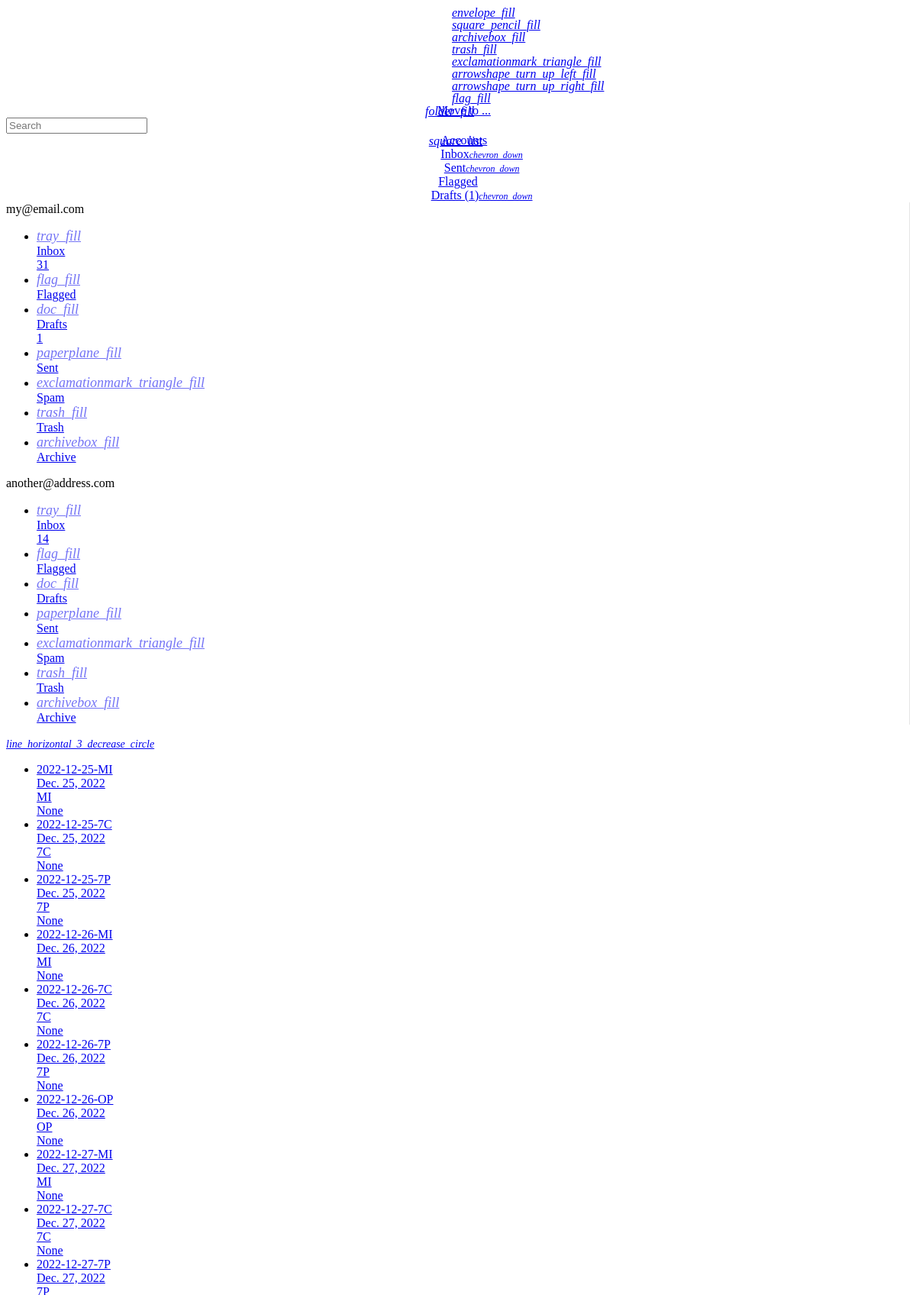
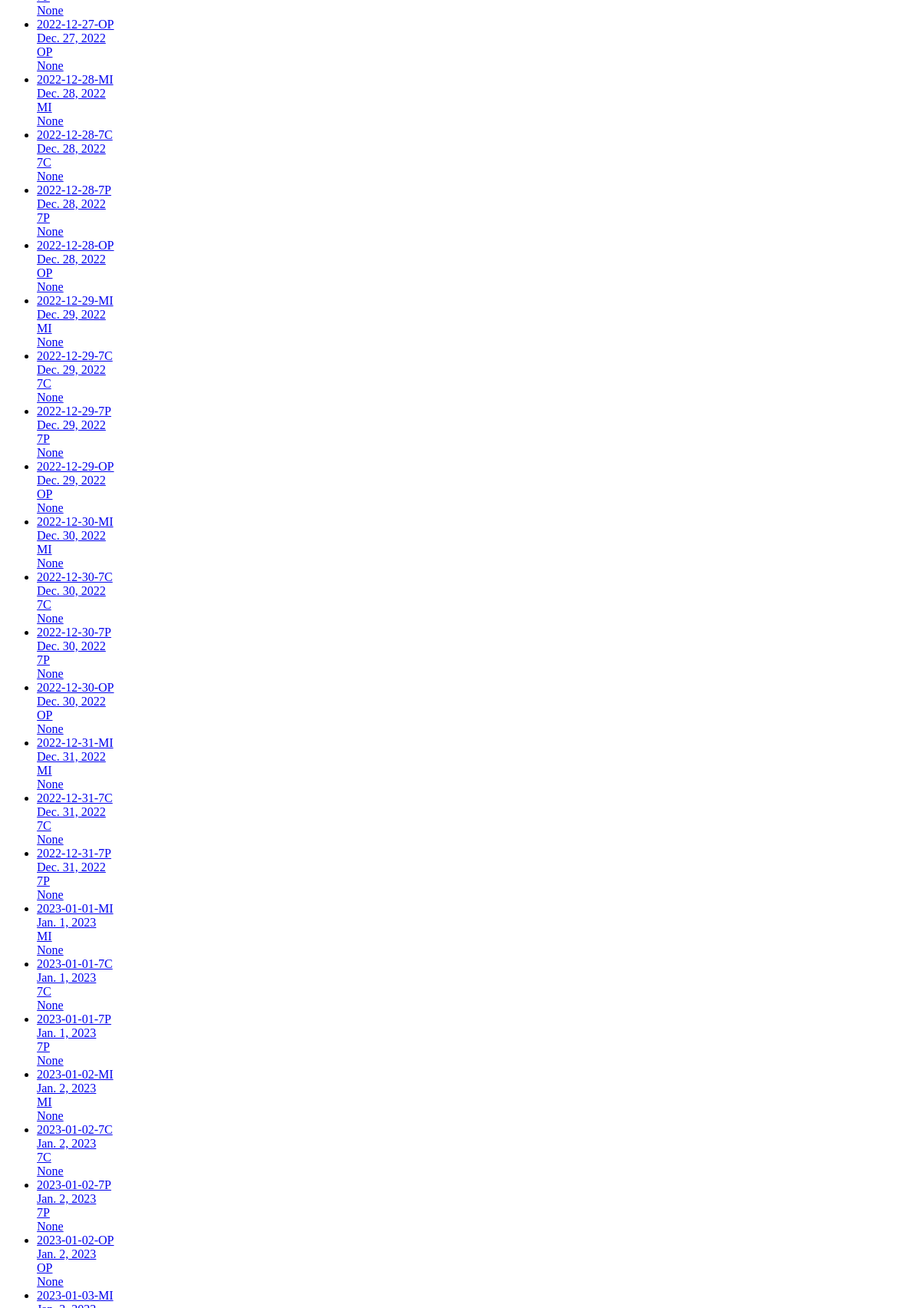
Page /mail/ (upper part) on the committed database (2 pictures, top to bottom).
### sch/models.py (models this page shows, shortened)
class Slot(models.Model):
    slug = models.CharField(max_length=100, null=True)
    workday = models.ForeignKey("Workday", on_delete=models.CASCADE, null=True, related_name='slots')
    shift = models.ForeignKey("Shift", on_delete=models.CASCADE, null=True, related_name='slots')
    employee = models.ForeignKey("Employee", on_delete=models.CASCADE, null=True, related_name='slots')
    week = models.ForeignKey("Week", on_delete=models.CASCADE, null=True, related_name='slots')
    period = models.ForeignKey("Period", on_delete=models.CASCADE, null=True, related_name='slots')
    schedule = models.ForeignKey("Schedule", on_delete=models.CASCADE, null=True, related_name='slots')
    empl_sentiment = models.SmallIntegerField(null=True, default=None)
    is_turnaround = models.BooleanField(default=False)
    is_terminal = models.BooleanField(default=False)
    is_unfavorable = models.BooleanField(default=False)
    streak = models.SmallIntegerField(null=True, default=None)
    template_employee = models.ForeignKey("Employee", on_delete=models.CASCADE, null=True,
                                          related_name="slot_templates")
    fill_candidates = models.ManyToManyField('Employee', through=FillCandidate, related_name='fill_candidates')
    last_update = models.DateTimeField(auto_now=True)
    html_template = 'sch2/schedule/sch-detail.html'
    class Flags:
        IGNORE_MISTEMPLATE_FLAG = "IGNORE_MISTEMPLATE_FLAG"
    class Meta:
        ordering = [
            'workday__date',
            'shift__start',
            'shift__name'
        ]
        constraints = [
            models.UniqueConstraint(fields=["workday", "shift", "schedule"], name='Shift Duplicates on day'),
            models.UniqueConstraint(fields=["workday", "employee", "schedule"], name='Employee Duplicates on day'),
        ]
    class Actions:
        def conflicting_slots(self, instance):
            if instance.shift.phase < 2:
                if instance.workday.sd_id != 0:
                    return instance.workday.prevWD().slots.filter(shift__phase__gt=instance.shift.phase)
            elif instance.shift.phase >= 2:
                if instance.workday.sd_id != 41:
                    return instance.workday.nextWD().slots.filter(shift__phase__lt=instance.shift.phase)
            return Slot.objects.none()
    actions = Actions()
    def template(self):
        return ShiftTemplate.objects.filter(sd_id=self.workday.sd_id, shift=self.shift)
    def __str__(self):
        return str(self.workday.date.strftime('%Y-%m-%d')) + '-' + str(self.shift)
    tags = TaggableManager()
    objects = SlotManager.as_manager()
    turnarounds = TurnaroundManager.as_manager()

class Workday(models.Model):
    date = models.DateField()
    week = models.ForeignKey("Week", on_delete=models.CASCADE, null=True, related_name='workdays')
    period = models.ForeignKey("Period", on_delete=models.CASCADE, null=True, related_name='workdays')
    schedule = models.ForeignKey("Schedule", on_delete=models.CASCADE, null=True, related_name='workdays')
    pto_requests = models.ManyToManyField("PtoRequest", blank=True, related_name='workdays')
    slug = models.CharField(max_length=30, null=True, blank=True)
    iweekday = models.IntegerField(default=-1)
    iweek = models.IntegerField(default=-1)
    iperiod = models.IntegerField(default=-1)
    ischedule = models.IntegerField(default=-1)
    ppd_id = models.IntegerField(default=-1)
    sd_id = models.IntegerField(default=-1)
    percent = models.IntegerField(default=0)
    class Actions:
        @staticmethod
        def solve(instance):
            empties = instance.slots.filter(employee=None)  # type: SlotManager
            for slot in empties:
                slot  # type: Slot
                slot.fillWithBestChoice()
    actions = Actions()
    objects = WorkdayManager.as_manager()

class Shift(models.Model):
    name = models.CharField(max_length=20)
    slug = models.CharField(max_length=100, primary_key=True)
    department = models.ForeignKey(Department, on_delete=models.CASCADE, null=True, related_name='shifts')
    start = models.TimeField(default=dt.time(7))
    duration = models.DurationField(default=dt.timedelta(hours=10, minutes=30))
    hours = models.FloatField(default=10)
    group = models.CharField(max_length=10,
                             choices=(('AM', 'Morning'), ('MD', 'Midday'), ('PM', 'Evening'), ('XN', 'Overnight')),
                             null=True)
    phase = models.SmallIntegerField(default=-1, choices=((1, 'AM'), (2, 'MD'), (3, 'PM'), (4, "EV"), (5, "XN")))
    occur_days = MultiSelectField(choices=DAY_CHOICES, max_choices=7, max_length=14, default=[0, 1, 2, 3, 4, 5, 6])
    is_iv = models.BooleanField(default=False)
    image_url = models.CharField(max_length=300, default='/static/img/CuteRobot-01.png')
    coverage_for = models.ManyToManyField('Shift', blank=True, related_name='covers', symmetrical=False)
    class Meta:
        ordering = ['start', 'name']
        unique_together = ('name', 'department')
    def __str__(self):
        return self.name
    objects = ShiftManager.as_manager()

### techn_i_cal/urls.py (the view)
# urls.py: path('mail/',       mail,                     name='mail'),
@public
def mail (request):
    return render(request, 'mail.html', {'slots': Slot.objects.all()})

### templates/static/mail.html (shortened to what this page needs)
<!DOCTYPE html>
<html lang="en">
<head>
  <link rel="stylesheet" href="https://unpkg.com/framework7-icons">
  <link rel="stylesheet" href="https://unpkg.com/framework7/framework7-bundle.min.css">
</head>
<body>
  <div id="app">
    <div class="appbar">
      <div class="appbar-inner">
        <div class="left">
          <a href="#" class="button button-small button-outline">
            <i class="icon f7-icons">envelope_fill</i>
          </a>
          <a href="#" class="button button-small button-outline margin-left-half">
            <i class="icon f7-icons">square_pencil_fill</i>
          </a>
        </div>
        <div class="center margin-horizontal-half">
          <a href="#" class="button button-small button-outline">
            <i class="icon f7-icons">archivebox_fill</i>
          </a>
          <div class="segmented margin-left-half">
            <a href="#" class="button button-small button-outline">
              <i class="icon f7-icons">trash_fill</i>
            </a>
            <a href="#" class="button button-small button-outline">
              <i class="icon f7-icons">exclamationmark_triangle_fill</i>
            </a>
          </div>
          <div class="segmented margin-left-half">
            <a href="#" class="button button-small button-outline">
              <i class="icon f7-icons">arrowshape_turn_up_left_fill</i>
            </a>
            <a href="#" class="button button-small button-outline">
              <i class="icon f7-icons">arrowshape_turn_up_right_fill</i>
            </a>
          </div>
          <a href="#" class="button button-small button-outline margin-left-half">
            <i class="icon f7-icons">flag_fill</i>
          </a>
          <a href="#" class="button button-small button-outline margin-left-half">
            <i class="icon f7-icons">folder_fill</i>
            <span>Move to ...</span>
          </a>
        </div>
        <div class="right">
          <div class="searchbar searchbar-inline searchbar-init">
            <div class="searchbar-input-wrap">
              <input type="text" placeholder="Search">
            </div>
          </div>
        </div>
      </div>
    </div>
    <div class="appbar appbar-small">
      <div class="appbar-inner">
        <div class="left">
          <a href="#" class="button button-small panel-open" data-panel="left">
            <i class="icon f7-icons">square_list</i>
            <span>Accounts</span>
          </a>
          <a href="#" class="button button-small button-active color-gray margin-left-half">
            <span>Inbox</span>
            <i class="icon f7-icons icon-chevron">chevron_down</i>
          </a>
          <a href="#" class="button button-small margin-left-half">
            <span>Sent</span>
            <i class="icon f7-icons icon-chevron">chevron_down</i>
          </a>
          <a href="#" class="button button-small margin-left-half">
            <span>Flagged</span>
          </a>
          <a href="#" class="button button-small margin-left-half">
            <span>Drafts (1)</span>
            <i class="icon f7-icons icon-chevron">chevron_down</i>
          </a>
        </div>
      </div>
    </div>
    <div class="panel panel-left panel-reveal panel-init" data-visible-breakpoint="768">
      <div class="page page-accounts">
        <div class="page-content">
          <div class="block-title">my@email.com</div>
          <div class="list no-chevron">
            <ul>
              <li>
                <a href="#" class="item-content item-link">
                  <div class="item-media">
                    <i class="icon f7-icons">tray_fill</i>
                  </div>
                  <div class="item-inner">
                    <div class="item-title">Inbox</div>
                    <div class="item-after">
                      <div class="badge">31</div>
                    </div>
                  </div>
                </a>
              </li>
              <li>
                <a href="#" class="item-content item-link">
                  <div class="item-media">
                    <i class="icon f7-icons">flag_fill</i>
                  </div>
                  <div class="item-inner">
                    <div class="item-title">Flagged</div>
                  </div>
                </a>
              </li>
              <li>
                <a href="#" class="item-content item-link">
                  <div class="item-media">
                    <i class="icon f7-icons">doc_fill</i>
                  </div>
                  <div class="item-inner">
                    <div class="item-title">Drafts</div>
                    <div class="item-after">
                        <div class="badge">1</div>
                      </div>
                  </div>
                </a>
              </li>
              <li>
                <a href="#"  class="item-content item-link">
                  <div class="item-media">
                    <i class="icon f7-icons">paperplane_fill</i>
                  </div>
                  <div class="item-inner">
                    <div class="item-title">Sent</div>
                  </div>
                </a>
              </li>
              <li>
                <a href="#"  class="item-content item-link">
                  <div class="item-media">
                    <i class="icon f7-icons">exclamationmark_triangle_fill</i>
                  </div>
                  <div class="item-inner">
                    <div class="item-title">Spam</div>
                  </div>
                </a>
              </li>
              <li>
                <a href="#"  class="item-content item-link">
                  <div class="item-media">
                    <i class="icon f7-icons">trash_fill</i>
                  </div>
                  <div class="item-inner">
                    <div class="item-title">Trash</div>
                  </div>
                </a>
              </li>
              <li>
                <a href="#"  class="item-content item-link">
                  <div class="item-media">
                    <i class="icon f7-icons">archivebox_fill</i>
                  </div>
                  <div class="item-inner">
                    <div class="item-title">Archive</div>
                  </div>
                </a>
              </li>
            </ul>
          </div>
          <div class="block-title">another@address.com</div>
          <div class="list no-chevron">
            <ul>
              <li>
                <a href="#" class="item-content item-link">
                  <div class="item-media">
                    <i class="icon f7-icons">tray_fill</i>
                  </div>
                  <div class="item-inner">
                    <div class="item-title">Inbox</div>
                    <div class="item-after">
                      <div class="badge">14</div>
                    </div>
                  </div>
                </a>
              </li>
              <li>
                <a href="#" class="item-content item-link">
                  <div class="item-media">
                    <i class="icon f7-icons">flag_fill</i>
                  </div>
                  <div class="item-inner">
                    <div class="item-title">Flagged</div>
                  </div>
                </a>
              </li>
              <li>
                <a href="#" class="item-content item-link">
                  <div class="item-media">
                    <i class="icon f7-icons">doc_fill</i>
                  </div>
                  <div class="item-inner">
                    <div class="item-title">Drafts</div>
                  </div>
                </a>
              </li>
              <li>
                <a href="#"  class="item-content item-link">
                  <div class="item-media">
                    <i class="icon f7-icons">paperplane_fill</i>
                  </div>
                  <div class="item-inner">
                    <div class="item-title">Sent</div>
                  </div>
                </a>
              </li>
              <li>
                <a href="#"  class="item-content item-link">
                  <div class="item-media">
                    <i class="icon f7-icons">exclamationmark_triangle_fill</i>
                  </div>
                  <div class="item-inner">
                    <div class="item-title">Spam</div>
                  </div>
                </a>
              </li>
              <li>
                <a href="#"  class="item-content item-link">
                  <div class="item-media">
                    <i class="icon f7-icons">trash_fill</i>
                  </div>
                  <div class="item-inner">
                    <div class="item-title">Trash</div>
                  </div>
                </a>
              </li>
              <li>
                <a href="#"  class="item-content item-link">
                  <div class="item-media">
                    <i class="icon f7-icons">archivebox_fill</i>
                  </div>
                  <div class="item-inner">
                    <div class="item-title">Archive</div>
                  </div>
                </a>
              </li>
            </ul>
          </div>
        </div>
      </div>
    </div>
    <div class="view view-main view-init" data-master-detail-breakpoint="1" data-url="/">
      <div class="page page-email-list">
        <div class="toolbar toolbar-top">
          <div class="toolbar-inner">
            <div class="right">
              <a href="#" class="link icon-only color-gray">
                <i class="icon f7-icons" style="font-size: 14px">line_horizontal_3_decrease_circle</i>
              </a>
            </div>
          </div>
        </div>
        <div class="page-content">
          <div class="list media-list no-chevron">
            <ul>
                {% for slot in slots %}
                    {% include 'mail/list-elem.html' %}
                {% endfor %}
            </ul>
          </div>
        </div>
      </div>
    </div>
  </div>
</body>
</html>

### templates/static/mail/list-elem.html
<li>
    <a href="#" class="item-link item-content">
      <div class="item-inner">
        <div class="item-title-row">
          <div class="item-title">{{ slot }}</div>
          <div class="item-after">{{ slot.workday.date }}</div>
        </div>
        <div class="item-subtitle">{{ slot.shift }}</div>
        <div class="item-text">{{ slot.employee }}</div>
      </div>
    </a>
</li>

### rows in the picture
Slot: workday+shift "2022-12-25-MI", workday "Dec. 25, 2022", shift "MI", employee "None"
Slot: workday+shift "2022-12-25-7C", workday "Dec. 25, 2022", shift "7C", employee "None"
Slot: workday+shift "2022-12-25-7P", workday "Dec. 25, 2022", shift "7P", employee "None"
Slot: workday+shift "2022-12-26-MI", workday "Dec. 26, 2022", shift "MI", employee "None"
Slot: workday+shift "2022-12-26-7C", workday "Dec. 26, 2022", shift "7C", employee "None"
Slot: workday+shift "2022-12-26-7P", workday "Dec. 26, 2022", shift "7P", employee "None"
Slot: workday+shift "2022-12-26-OP", workday "Dec. 26, 2022", shift "OP", employee "None"
Slot: workday+shift "2022-12-27-MI", workday "Dec. 27, 2022", shift "MI", employee "None"
Slot: workday+shift "2022-12-27-7C", workday "Dec. 27, 2022", shift "7C", employee "None"
Slot: workday+shift "2022-12-27-7P", workday "Dec. 27, 2022", shift "7P", employee "None"
Slot: workday+shift "2022-12-27-OP", workday "Dec. 27, 2022", shift "OP", employee "None"
Slot: workday+shift "2022-12-28-MI", workday "Dec. 28, 2022", shift "MI", employee "None"
Slot: workday+shift "2022-12-28-7C", workday "Dec. 28, 2022", shift "7C", employee "None"
Slot: workday+shift "2022-12-28-7P", workday "Dec. 28, 2022", shift "7P", employee "None"
Slot: workday+shift "2022-12-28-OP", workday "Dec. 28, 2022", shift "OP", employee "None"
Slot: workday+shift "2022-12-29-MI", workday "Dec. 29, 2022", shift "MI", employee "None"
Slot: workday+shift "2022-12-29-7C", workday "Dec. 29, 2022", shift "7C", employee "None"
Slot: workday+shift "2022-12-29-7P", workday "Dec. 29, 2022", shift "7P", employee "None"
Slot: workday+shift "2022-12-29-OP", workday "Dec. 29, 2022", shift "OP", employee "None"
Slot: workday+shift "2022-12-30-MI", workday "Dec. 30, 2022", shift "MI", employee "None"
Slot: workday+shift "2022-12-30-7C", workday "Dec. 30, 2022", shift "7C", employee "None"
Slot: workday+shift "2022-12-30-7P", workday "Dec. 30, 2022", shift "7P", employee "None"
Slot: workday+shift "2022-12-30-OP", workday "Dec. 30, 2022", shift "OP", employee "None"
Slot: workday+shift "2022-12-31-MI", workday "Dec. 31, 2022", shift "MI", employee "None"
Slot: workday+shift "2022-12-31-7C", workday "Dec. 31, 2022", shift "7C", employee "None"
Slot: workday+shift "2022-12-31-7P", workday "Dec. 31, 2022", shift "7P", employee "None"
Slot: workday+shift "2023-01-01-MI", workday "Jan. 1, 2023", shift "MI", employee "None"
Slot: workday+shift "2023-01-01-7C", workday "Jan. 1, 2023", shift "7C", employee "None"
Slot: workday+shift "2023-01-01-7P", workday "Jan. 1, 2023", shift "7P", employee "None"
Slot: workday+shift "2023-01-02-MI", workday "Jan. 2, 2023", shift "MI", employee "None"
Slot: workday+shift "2023-01-02-7C", workday "Jan. 2, 2023", shift "7C", employee "None"
Slot: workday+shift "2023-01-02-7P", workday "Jan. 2, 2023", shift "7P", employee "None"
Slot: workday+shift "2023-01-02-OP", workday "Jan. 2, 2023", shift "OP", employee "None"
Slot: workday+shift "2023-01-03-MI"
